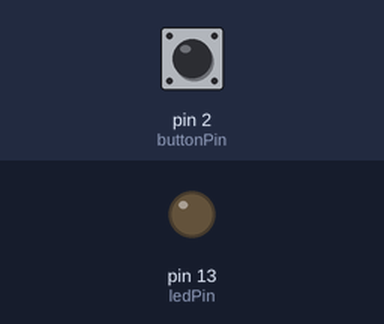
A sketch run on a simulated Arduino Uno, built with avr-gcc and run on an emulated ATmega328P. Parts: output pins drawn as LEDs (lit = HIGH). Inputs (shaded band) come from the test bench; at power-on: pin 2 (buttonPin) LOW.

Above: at 1.2 s.
1.3 s: pin 2 (buttonPin) pulled HIGH for 0.15 s
At 1.42 s:
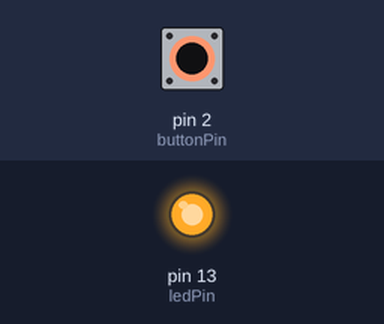
2.9 s: pin 2 (buttonPin) pulled HIGH for 3.2 s
At 6.5 s:
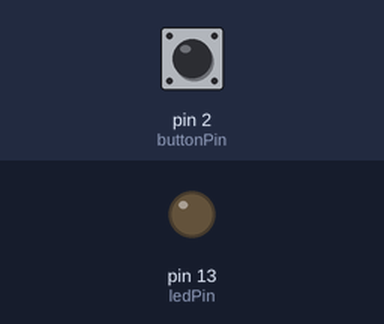
Timing chart, 0 to 8.0 s (numbered marks = the images above; inputs shaded):
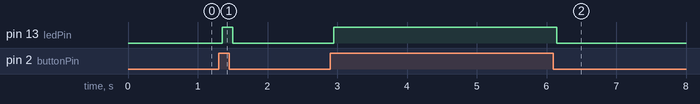

Measured:
- after the input at 1.3 s, pin 13 (ledPin): LOW → HIGH after 0.05 s, → LOW 0.15 s later
- after the input at 2.9 s, pin 13 (ledPin): LOW → HIGH after 0.05 s, → LOW 3.2 s later

The sketch:

reed_switch_test.ino
```cpp
const int buttonPin = 2;     // the number of the pushbutton pin
const int ledPin =  13;      // the number of the LED pin

// Variables will change:
int ledState = HIGH;         // the current state of the output pin
int buttonState;             // the current reading from the input pin
int lastButtonState = LOW;   // the previous reading from the input pin

// the following variables are long's because the time, measured in miliseconds,
// will quickly become a bigger number than can be stored in an int.
long lastDebounceTime = 0;  // the last time the output pin was toggled
long debounceDelay = 50;    // the debounce time; increase if the output flickers

void setup() {
  pinMode(buttonPin, INPUT);
  pinMode(ledPin, OUTPUT);
}

void loop() {
  // read the state of the switch into a local variable:
  int reading = digitalRead(buttonPin);

  // check to see if you just pressed the button
  // (i.e. the input went from LOW to HIGH),  and you've waited
  // long enough since the last press to ignore any noise:

  // If the switch changed, due to noise or pressing:
  if (reading != lastButtonState) {
    // reset the debouncing timer
    lastDebounceTime = millis();
  }

  if ((millis() - lastDebounceTime) > debounceDelay) {
    // whatever the reading is at, it's been there for longer
    // than the debounce delay, so take it as the actual current state:
    buttonState = reading;
  }

  // set the LED using the state of the button:
  digitalWrite(ledPin, buttonState);

  // save the reading.  Next time through the loop,
  // it'll be the lastButtonState:
  lastButtonState = reading;
}
```

Fluoro_voltage_test.ino
```cpp

```
